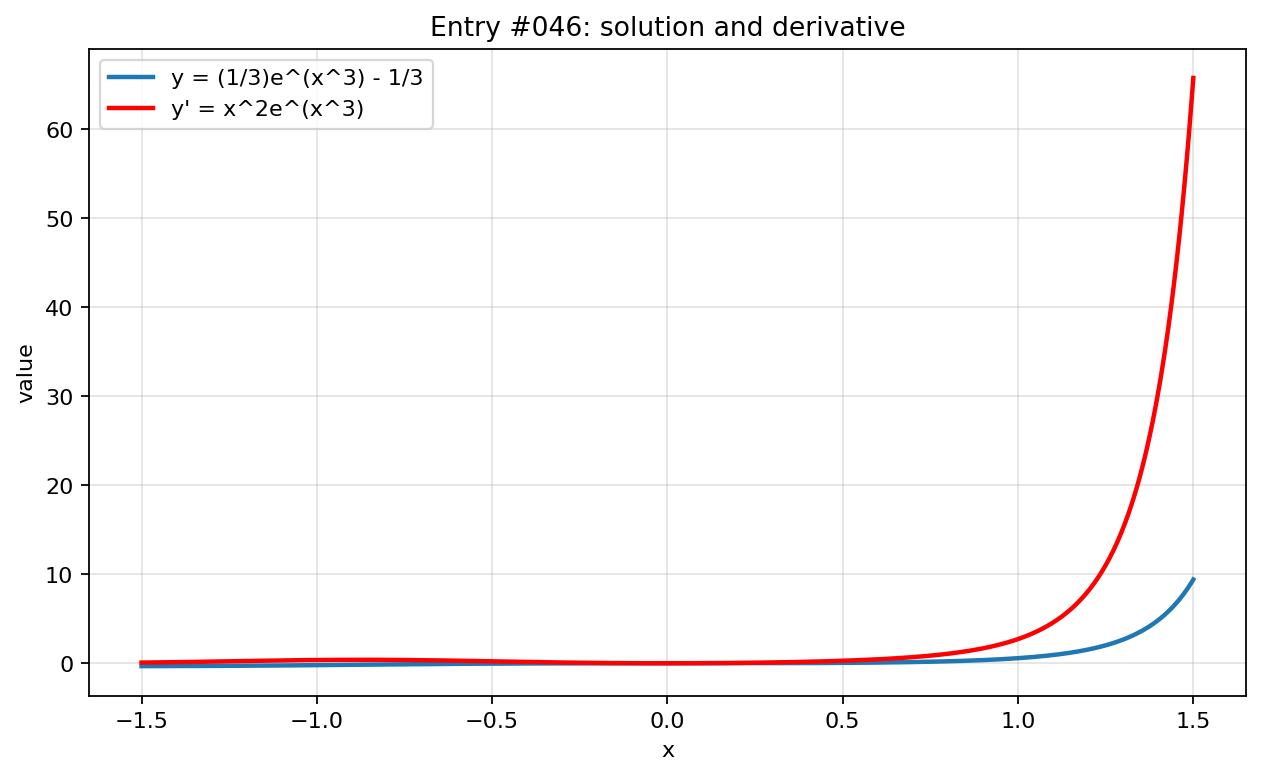

The Python source for this figure:
import numpy as np
import matplotlib.pyplot as plt

x = np.linspace(-1.5, 1.5, 800)

with np.errstate(divide="ignore", invalid="ignore", over="ignore"):
    y = (1/3)*np.exp(x**3) - 1/3
    y_prime = x**2*np.exp(x**3)

plt.figure(figsize=(8, 5))
plt.plot(x, y, label="y = (1/3)e^(x^3) - 1/3", linewidth=2)
plt.plot(x, y_prime, label="y' = x^2e^(x^3)", linewidth=2, color="red")
plt.title("Entry #046: solution and derivative")
plt.xlabel("x")
plt.ylabel("value")
plt.grid(True, alpha=0.35)
plt.legend()
plt.tight_layout()
plt.show()
